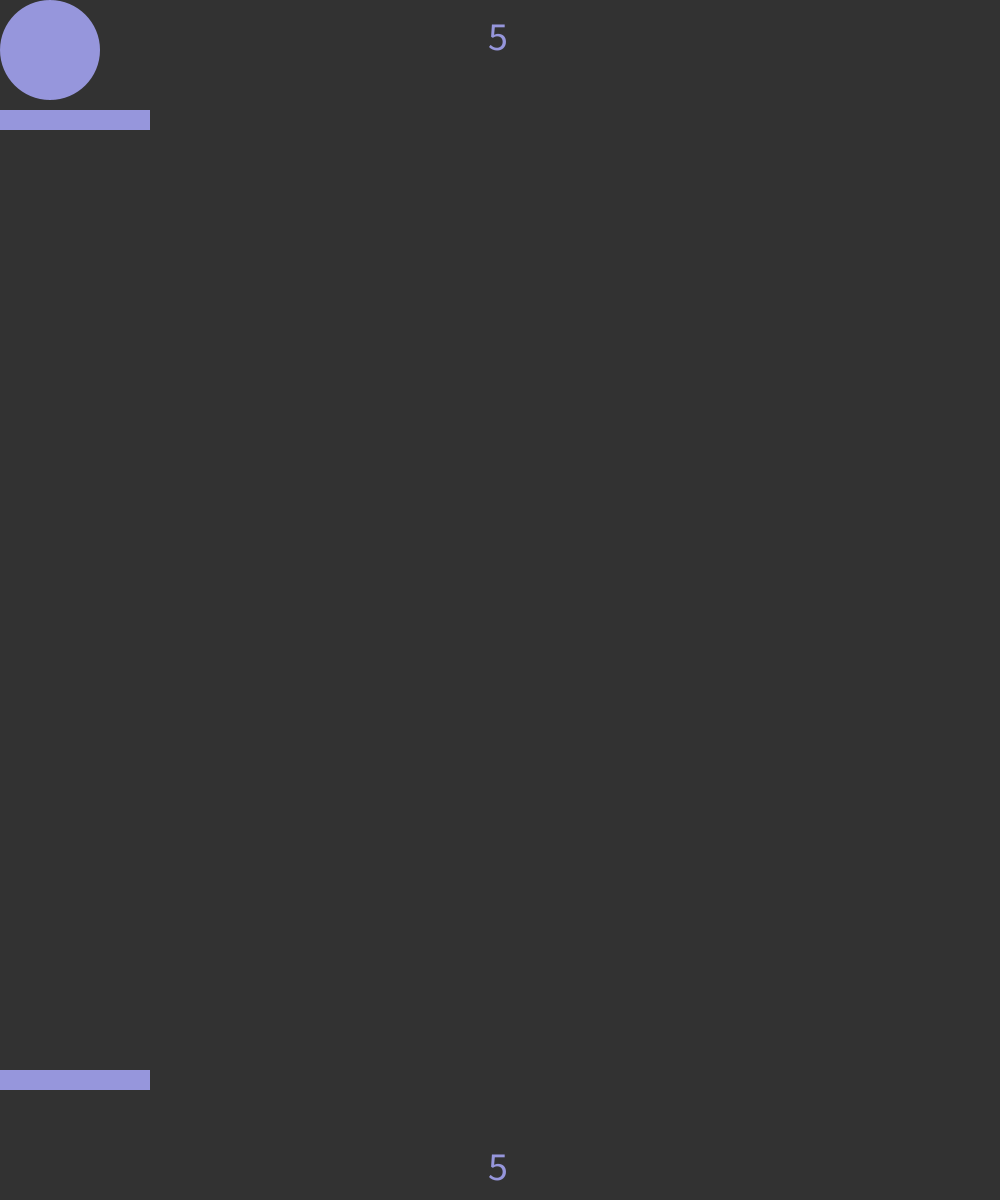
Frame 1 (no input)
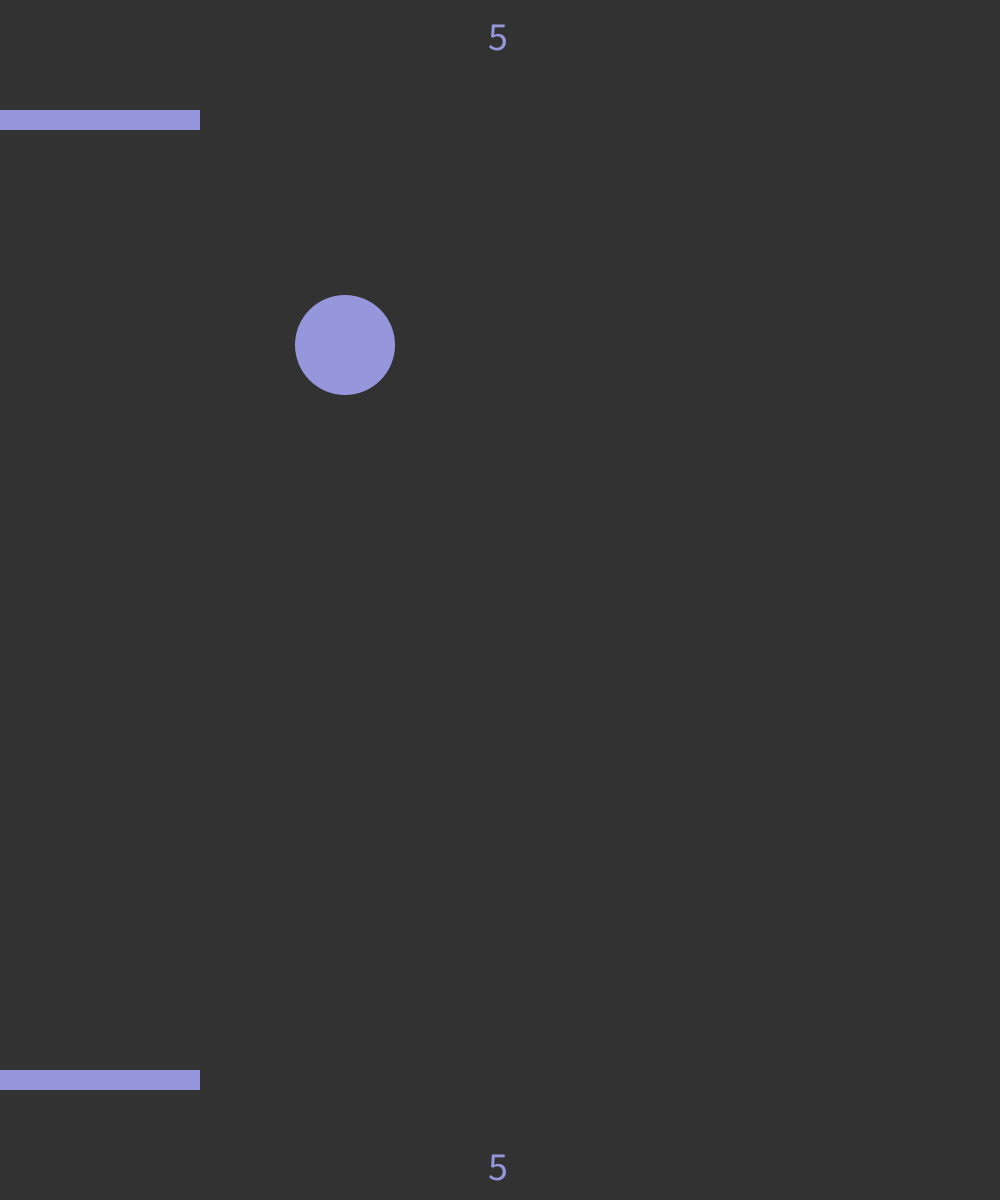
Frame 60 (the mouse pressed at the canvas centre just before this capture)
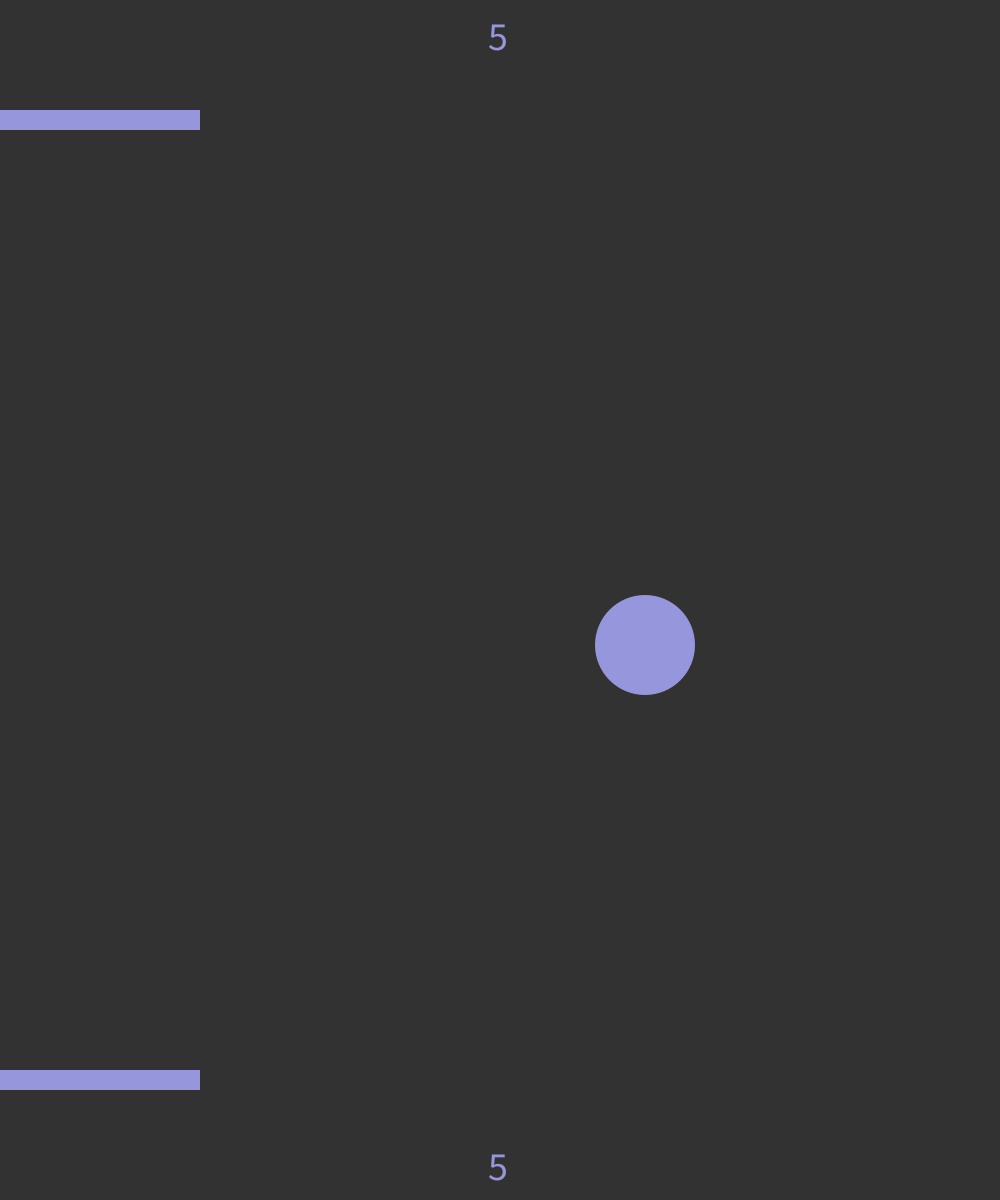
Frame 120 (the mouse held since frame 60 and released just before this capture)

The Processing sketch that drew these frames (run headless with seeded random() and noise(); from frame 60 on, the mouse is pressed at the canvas centre):

// Processing sketch: processing_163601
// ── processing_163601.pde

int diameter = 100;
int ydistance = diameter/2;
int xdistance = diameter/2;

int speed = 5; 
int speed1 = 5;
int speed2 = 5;
int ydirection = 1;
int xdirection = 1;

int counter1 = 0;
int counter2 = 0;
int rect1 = width/2;
int rect2 = width/2;
 
void setup() {
  size(1000, 1200);
  background(50);
  noStroke();
}
 
void draw() {
  background(50);
  fill(150, 150, 220);
  if(ydistance > height/2){
    speed = speed1;
  }
  if (ydistance < height/2){
    speed = speed2;
  }
  ellipse(xdistance, ydistance, diameter, diameter);
  
  //Move me
  ydistance += speed*ydirection;
  xdistance += speed*xdirection;
 
 
 //paddle 1
  rectMode(CENTER);
  rect(rect1, height-120, 200, 20);
 
 //paddle 2
  rect(rect2, 120, 200, 20);
  
  //moving paddles
  if(keyPressed){
    if(key == 'a' || key == 'A'){
      rect1 = rect1 - 10;
    }
    if(key == 's' || key == 'S'){
      rect1 = rect1 + 10;
    }
    if(key == 'k' || key == 'K'){
      rect2 = rect2 - 10;
    }
    if(key == 'l' || key == 'L'){
      rect2 = rect2 + 10;
    }
  }
  
  if(rect1 > (width - 100)){
    rect1 = width - 100;
  }
  if(rect1 < 100){
    rect1 = 100;
  }
  if(rect2 > (width - 100)){
    rect2 = width - 100;
  }
  if(rect2 < 100){
    rect2 = 100;
  }
 
  //Did I hit the bottom?
  if (ydistance > height+diameter/2) {
    ydirection = -ydirection;
    ydistance = height/2;
    xdistance = width/2;
    counter1 = counter1 + 1;
    speed1 = speed1 + 1;
    println("I went off the bottom and came back on the top");
  }
 
  //Did I hit the top?
  if (ydistance < 0+diameter/2 && ydirection == -1) {
    ydirection = -ydirection;
    ydistance = height/2;
    xdistance = width/2;
    counter2 = counter2 + 1;
    speed2 = speed2 + 1;       
    println("I hit the top");   
  }       
 
  //Did I hit the right side?       
  if (xdistance > width-diameter/2) {
    xdirection = -xdirection;
    println("I hit the right side");
  }
 
  //Did I hit the left side?
  if (xdistance < 0+diameter/2) {
    xdirection = -xdirection;
    println("I hit the left side");
  } 
  
  //Did I hit paddle 1?
  if (xdistance > (rect1 - 100) && xdistance < (rect1 + 100) && ydistance > (height - 130 - (diameter/2)) && ydistance < (height - 110 - (diameter/2)) && ydirection == 1) {
    ydirection = -ydirection;
    println("I hit paddle 1");
  }
    
  //Did I hit paddle 2?
  if (xdistance > (rect2 - 100) && xdistance < (rect2 + 100) && ydistance < (130 + (diameter/2)) && ydistance > (110 + (diameter/2)) && ydirection == -1) {
    ydirection = -ydirection;
    println("I hit paddle 2");
  }
  
  //countdown 1
  if(counter1 == 0){
    fill(50);
    rect(width/2, height-35, 40, 40);
    fill(150, 150, 220);
    textSize(40);
    text("5", (width/2) - 12, height-20);
  }
  
  if(counter1 == 1){
    fill(50);
    rect(width/2, height-35, 40, 40);
    fill(150, 150, 220);
    textSize(40);
    text("4", (width/2) - 12, height-20);
  }
  
  if(counter1 == 2){
    fill(50);
    rect(width/2, height-35, 40, 40);
    fill(150, 150, 220);
    textSize(40);
    text("3", (width/2) - 12, height-20);
  }
  
  if(counter1 == 3){
    fill(50);
    rect(width/2, height-35, 40, 40);
    fill(150, 150, 220);
    textSize(40);
    text("2", (width/2) - 12, height-20);
  }
  
  if(counter1 == 4){
    fill(50);
    rect(width/2, height-35, 40, 40);
    fill(150, 150, 220);
    textSize(40);
    text("1", (width/2) - 12, height-20);
  }
    
  //countdown 2
  if(counter2 == 0){
    fill(50);
    rect(width/2, 35, 40, 40);
    fill(150, 150, 220);
    textSize(40);
    text("5", (width/2) - 12, 50);
  }
  
  if(counter2 == 1){
    fill(50);
    rect(width/2, 35, 40, 40);
    fill(150, 150, 220);
    textSize(40);
    text("4", (width/2) - 12, 50);
  }
  
  if(counter2 == 2){
    fill(50);
    rect(width/2, 35, 40, 40);
    fill(150, 150, 220);
    textSize(40);
    text("3", (width/2) - 12, 50);
  }
  
  if(counter2 == 3){
    fill(50);
    rect(width/2, 35, 40, 40);
    fill(150, 150, 220);
    textSize(40);
    text("2", (width/2) - 12, 50);
  }
  
  if(counter2 == 4){
    fill(50);
    rect(width/2, 35, 40, 40);
    fill(150, 150, 220);
    textSize(40);
    text("1", (width/2) - 12, 50);
  }
  
  if(counter2 == 5){
    background(255);
    textAlign(CENTER);
    textSize(100);
    text("Bottom Wins!", width/2, height/2);
    stop();
  }
  
  if(counter1 == 5){
    background(255);
    textAlign(CENTER);
    textSize(100);
    text("Top Wins!", width/2, height/2);
    stop();
  }
}
